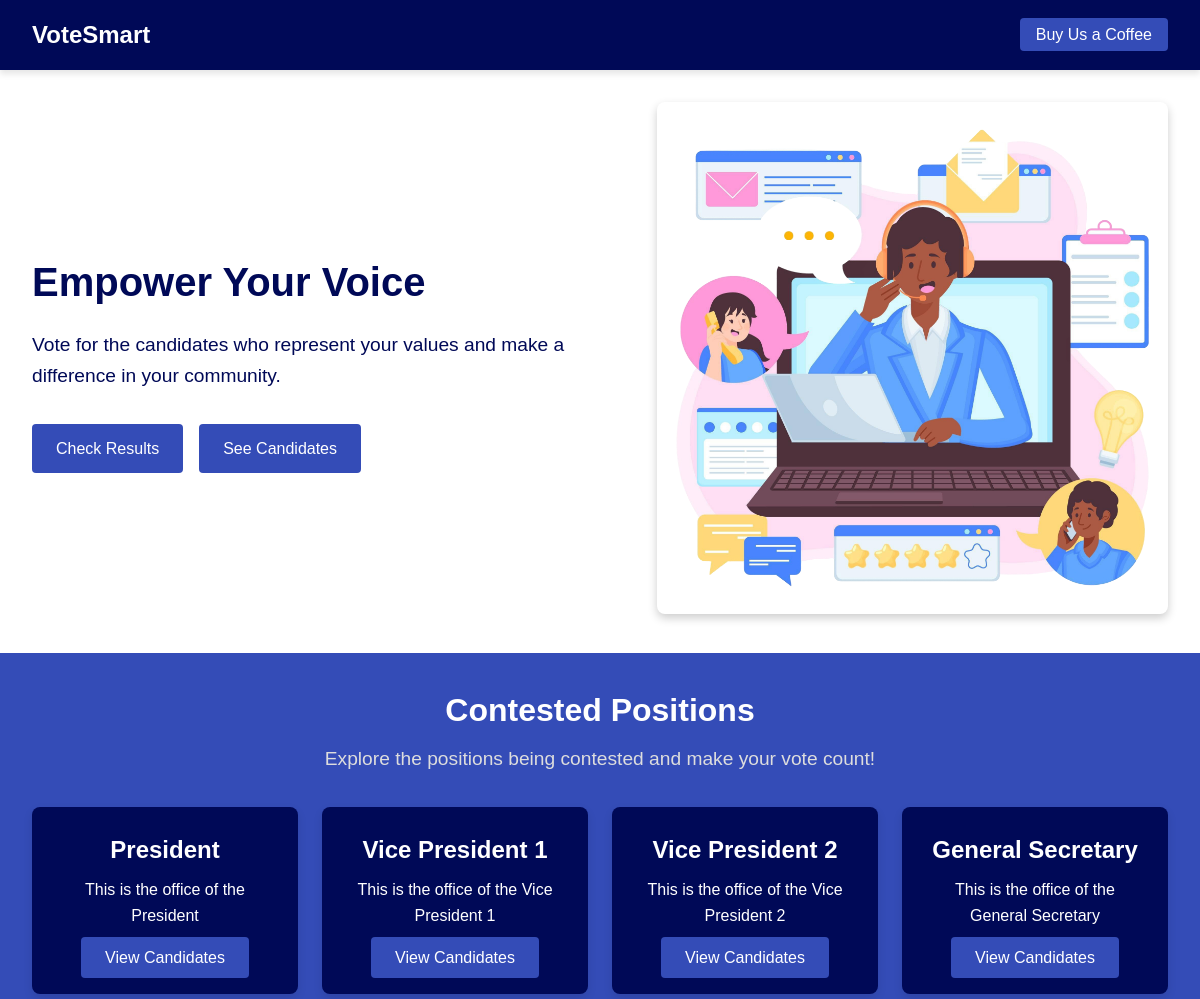
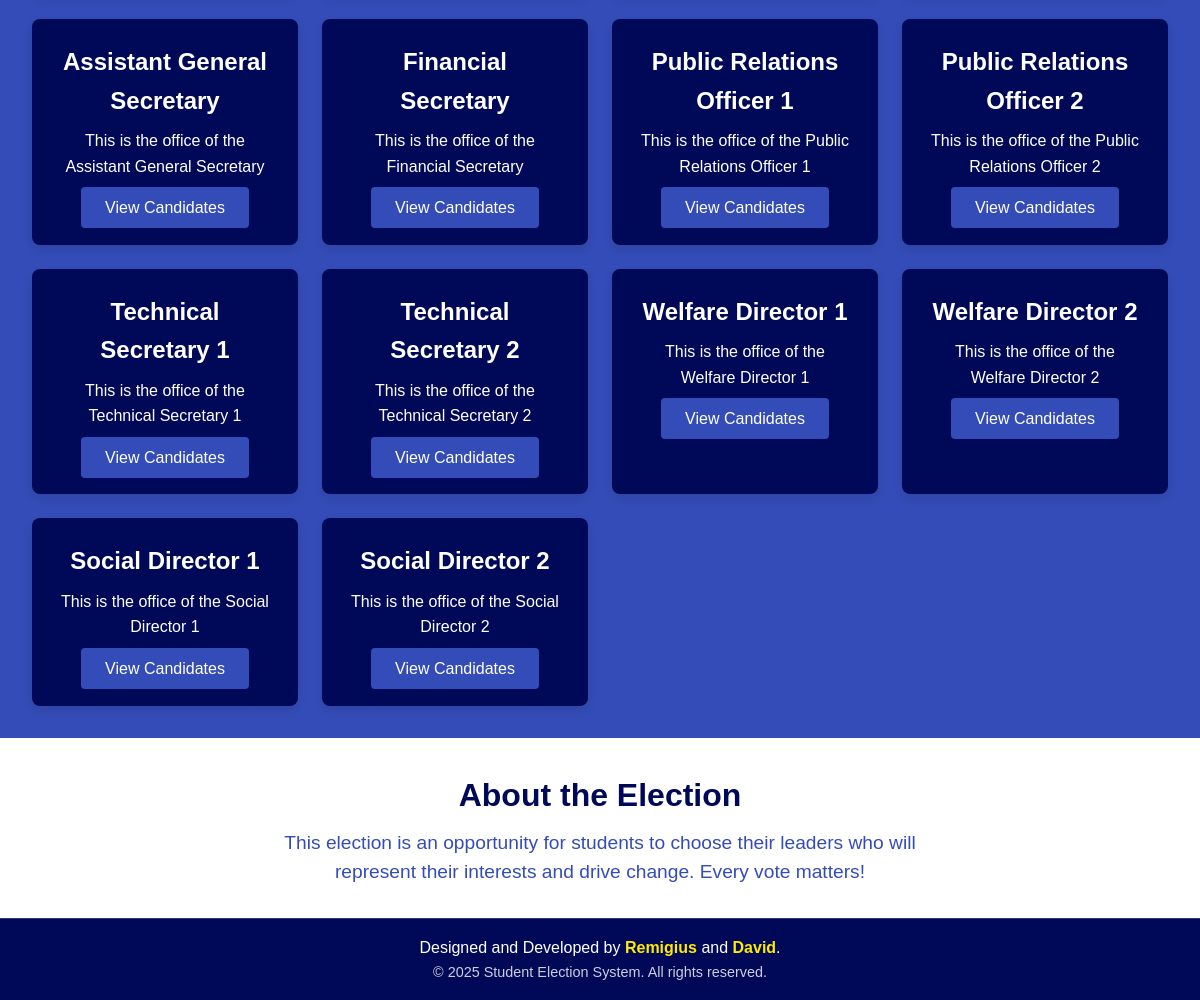
The page / on the database its author committed (2 pictures, top to bottom).
### voting/models.py (models this page shows, shortened)
class BaseModel(models.Model):
    created_at = models.DateTimeField(auto_now_add=True)
    updated_at = models.DateTimeField(auto_now=True)
    class Meta:
        abstract = True

class Position(BaseModel):
    name = models.CharField(max_length=50)
    description = models.TextField(null=True, blank=True)

### voting/views.py (the view)
# urls.py: path('', HomePage.as_view(), name='home'),
class HomePage(View):
	def get(self, request):
		position = Position.objects.all().prefetch_related('candidate_set')
		context = {
            "positions": position,
            }
		return render(request, "voting/home.html", context)

### voting/templates/voting/home.html
{% extends "base.html" %}
{% load static %} {% block title %} Vote Here {% endblock title %} {% block content %}
<section class="hero">
  <div class="hero-content">
    <h1 class="hero-title">Empower Your Voice</h1>
    <p class="hero-description">Vote for the candidates who represent your values and make a difference in your community.</p>
    <div class="hero-buttons">
      <a href="#" class="btn">Check Results</a>
      <a href="#" class="btn">See Candidates</a>
    </div>
  </div>
  <div class="hero-image">
    <img src="{% static 'image/hero-image.png' %}" alt="Students voting" />
  </div>
</section>
<section class="positions">
  <div class="positions-header">
    <h2 class="positions-title">Contested Positions</h2>
    <p class="positions-description">Explore the positions being contested and make your vote count!</p>
  </div>
  <div class="positions-list">
    {% for position in positions %}
    <div class="position-card">
      <h3 class="position-name">{{ position.name }}</h3>
      <p class="position-description">{{ position.description }}</p>
      <a href="{% url 'vote-detail' position.id %}" class="vote-btn">View Candidates</a>
    </div>
    {% endfor %}
  </div>
</section>
 <section class="about-election">
  <h2 class="about-title">About the Election</h2>
  <p class="about-description">
    This election is an opportunity for students to choose their leaders who will represent their interests and drive change. Every vote matters!
  </p>
</section>
{% endblock content %}

### templates/base.html (shortened to what this page needs)
{% load static %}
<!DOCTYPE html>
<html lang="en">
  <head>
	<link rel="stylesheet" href="{% static 'css/styles.css' %}">
  </head>
  <body>
	{% include "partials/nav.html" %}
	{% block content %}
	{% endblock content %}
	{% include "partials/footer.html" %}
  </body>
</html>

### templates/partials/nav.html
{% load static %}
 <nav class="navbar">
    <div class="logo">
      <h1>VoteSmart</h1>
    </div>
    <div class="cta">
      <a href="#" class="buy-coffee-btn">Buy Us a Coffee</a>
    </div>
  </nav>

### templates/partials/footer.html
{% load static %}
 <footer class="site-footer">
  <p class="footer-text">
    Designed and Developed by
    <a href="#" target="_blank" class="footer-link">Remigius</a>
    and
    <a href="https://www.linkedin.com/in/davidinmichael/" target="_blank" class="footer-link">David</a>.
  </p>
   <p class="footer-copyright">
    &copy; <span id="current-year"></span> Student Election System. All rights reserved.
  </p>
</footer>

### static/css/styles.css (style rules this page uses)
:root { --primary-color: #000957; --secondary-color: #344CB7; --accent-color: #FFEB00; --text-color: white; }
* { margin: 0; padding: 0; box-sizing: border-box; }
html { font-size: 16px; font-family: 'Arial', sans-serif; scroll-behavior: smooth; }
body { line-height: 1.6; color: #333; -webkit-font-smoothing: antialiased; -moz-osx-font-smoothing: grayscale; }
a { text-decoration: none; }
.navbar { position: sticky; top: 0; z-index: 1000; display: flex; justify-content: space-between; align-items: center; padding: 1rem 2rem; background-color: var(--primary-color); box-shadow: 0 4px 6px rgba(0, 0, 0, 0.1); }
.logo h1 { margin: 0; font-size: 1.5rem; color: var(--text-color); }
.cta .buy-coffee-btn { background-color: var(--secondary-color); color: var(--text-color); border: none; padding: 0.5rem 1rem; border-radius: 4px; font-size: 1rem; cursor: pointer; transition: background-color 0.3s ease; }
.hero { display: flex; align-items: center; justify-content: space-between; padding: 2rem; background-color: var(--background-color); color: var(--text-color); }
.hero-content { max-width: 50%; }
.hero-title { font-size: 2.5rem; margin-bottom: 1rem; color: var(--primary-color); }
.hero-description { font-size: 1.2rem; margin-bottom: 2rem; color: var(--primary-color); }
.hero-buttons { display: flex; gap: 1rem; }
.hero-buttons .btn { background-color: var(--secondary-color); color: var(--text-color); text-decoration: none; padding: 0.75rem 1.5rem; border-radius: 4px; font-size: 1rem; transition: background-color 0.3s ease; }
.hero-image { max-width: 45%; }
.hero-image img { width: 100%; height: auto; border-radius: 8px; box-shadow: 0 4px 10px rgba(0, 0, 0, 0.2); }
.positions { padding: 2rem; background-color: var(--secondary-color); color: var(--text-color); }
.positions-header { text-align: center; margin-bottom: 2rem; }
.positions-title { font-size: 2rem; margin-bottom: 0.5rem; }
.positions-description { font-size: 1.2rem; color: #dddddd; }
.positions-list { display: grid; grid-template-columns: repeat(auto-fit, minmax(250px, 1fr)); gap: 1.5rem; }
.position-card { background-color: var(--primary-color); border-radius: 8px; padding: 1.5rem; box-shadow: 0 4px 10px rgba(0, 0, 0, 0.1); text-align: center; color: var(--text-color); transition: transform 0.3s ease, box-shadow 0.3s ease; }
.position-name { font-size: 1.5rem; margin-bottom: 0.5rem; }
.position-description { font-size: 1rem; margin-bottom: 1rem; }
.vote-btn { background-color: var(--secondary-color); color: var(--text-color); text-decoration: none; padding: 0.75rem 1.5rem; border-radius: 4px; font-size: 1rem; transition: background-color 0.3s ease; }
.about-election { padding: 2rem; text-align: center; color: var(--primary-color); }
.about-title { font-size: 2rem; margin-bottom: 0.5rem; }
.about-description { font-size: 1.2rem; color: var(--secondary-color); max-width: 700px; margin: 0 auto; line-height: 1.5; }
.site-footer { padding: 1rem; text-align: center; background-color: var(--primary-color); color: var(--text-color); border-top: 1px solid rgba(255, 255, 255, 0.2); }
.footer-text { font-size: 1rem; margin: 0; }
.footer-link { color: var(--accent-color); text-decoration: none; font-weight: bold; }
.footer-copyright { font-size: 0.9rem; color: rgba(255, 255, 255, 0.8); margin: 0; }

### rows shown on the page
Position: name "President", description "This is the office of the President"
Position: name "Vice President 1", description "This is the office of the Vice President 1"
Position: name "Vice President 2", description "This is the office of the Vice President 2"
Position: name "General Secretary", description "This is the office of the General Secretary"
Position: name "Assistant General Secretary", description "This is the office of the Assistant General Secretary"
Position: name "Financial Secretary", description "This is the office of the Financial Secretary"
Position: name "Public Relations Officer 1", description "This is the office of the Public Relations Officer 1"
Position: name "Public Relations Officer 2", description "This is the office of the Public Relations Officer 2"
Position: name "Technical Secretary 1", description "This is the office of the Technical Secretary 1"
Position: name "Technical Secretary 2", description "This is the office of the Technical Secretary 2"
Position: name "Welfare Director 1", description "This is the office of the Welfare Director 1"
Position: name "Welfare Director 2", description "This is the office of the Welfare Director 2"
Position: name "Social Director 1", description "This is the office of the Social Director 1"
Position: name "Social Director 2", description "This is the office of the Social Director 2"
